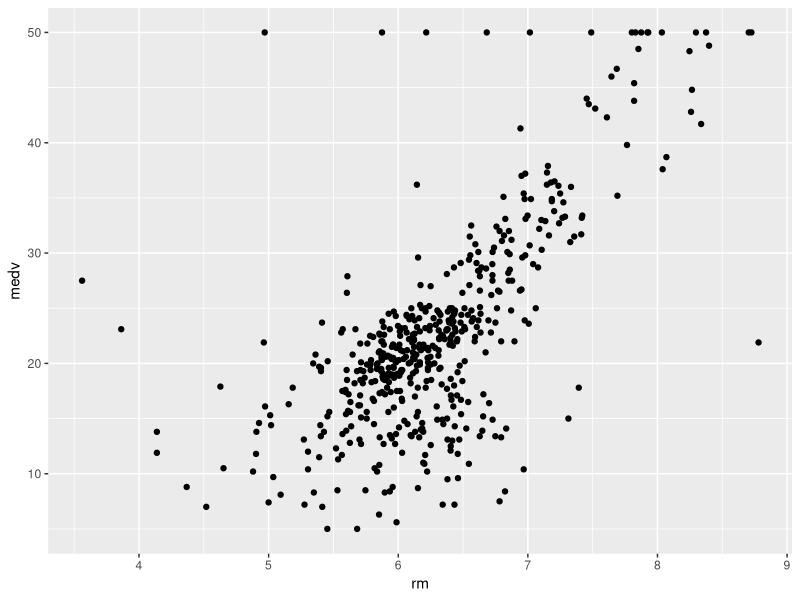
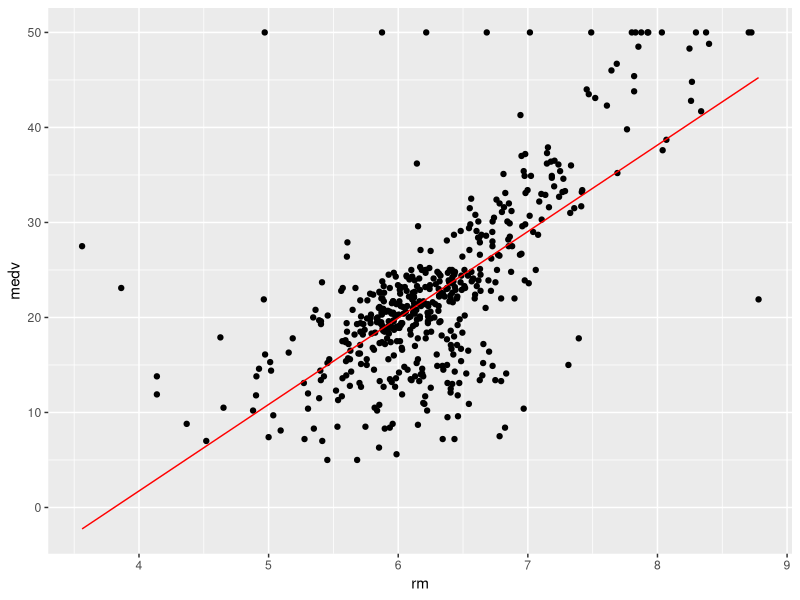
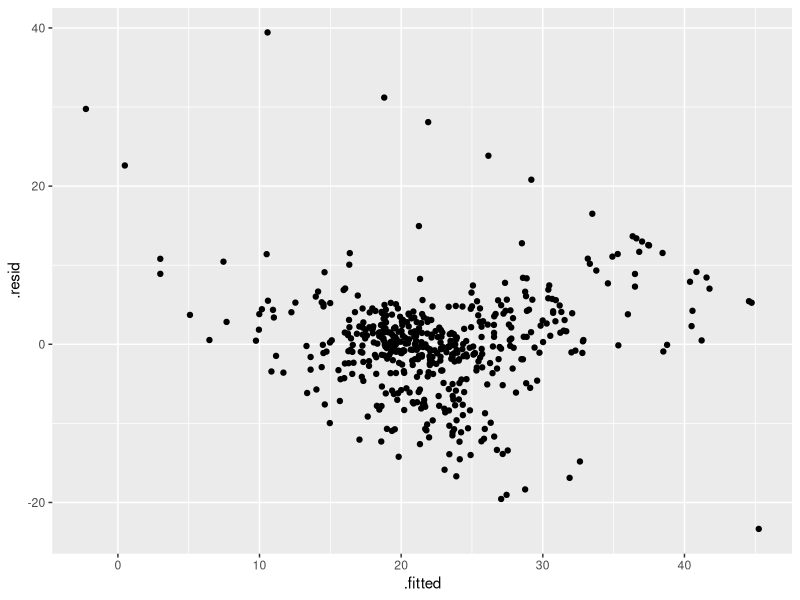

These charts were generated, in order, by the following R code:
## ---- chunk 1
library(tidyverse) # manipulacao de data.frame
library(MASS) # dados Boston
library(broom)
## ---- chunk 2
glimpse(Boston)
## ---- chunk 3
# Descrição das variáveis
help(Boston)
## ---- chunk 4
ggplot(Boston, aes(x = rm, y = medv)) +
  geom_point()
## ---- chunk 5
mod_simples <- lm(medv ~ rm, data = Boston)
summary(mod_simples)
## ---- chunk 6
coef(mod_simples)
confint(mod_simples)
predict(mod_simples)
predict(mod_simples, interval = "confidence")
augment(mod_simples)
## ---- chunk 7
augment(mod_simples) %>%
  ggplot(aes(x = rm, y = medv)) +
  geom_point() +
  geom_line(aes(y = .fitted), color = "red")


## ---- chunk 8
augment(mod_simples) %>%
  ggplot(aes(x = .fitted, y = .resid)) +
  geom_point()
## ---- chunk 9
mod_multiplo <- lm(medv ~ rm + crim, data = Boston)
